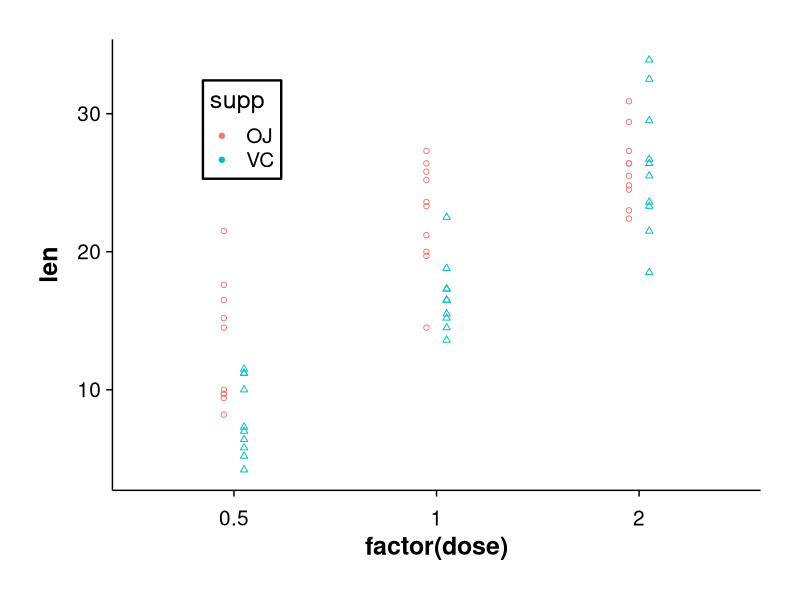
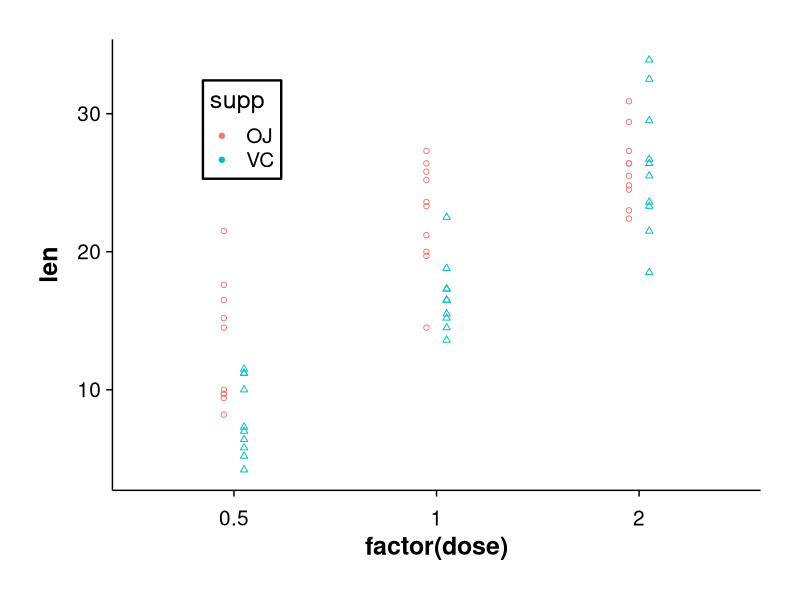
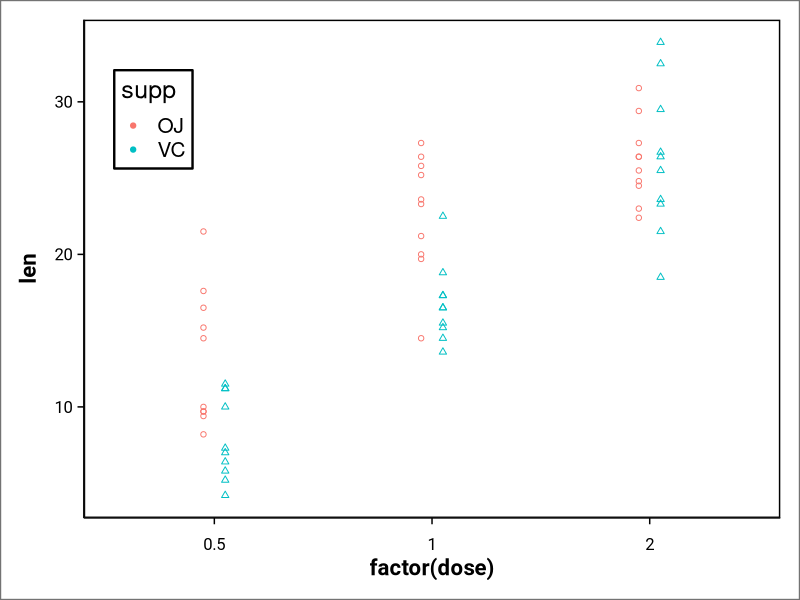
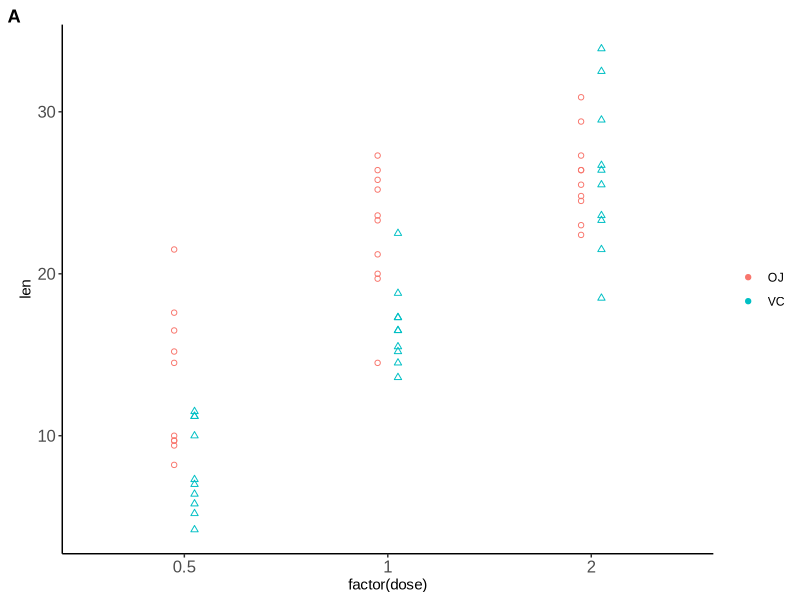

Recreate these plots in R, in order.
## ---- chunk 1

library(tidyverse)
# Set theme
  apa_theme <- theme(
    plot.margin = unit(c(1, 1, 1, 1), "cm"),
    plot.background = element_rect(fill = "white", color = NA),
    plot.title = element_text(size = 22, face = "bold",
                              hjust = 0.5,
                              margin = margin(b = 15)),
    axis.line = element_line(color = "black", size = .5),
    axis.title = element_text(size = 18, color = "black",
                              face = "bold"),
    axis.text = element_text(size = 15, color = "black"),
    axis.text.x = element_text(margin = margin(t = 10)),
    axis.title.y = element_text(margin = margin(r = 10)),
    axis.ticks = element_line(size = .5),
    panel.grid = element_blank(),
    legend.position = c(0.20, 0.8),
    legend.background = element_rect(color = "black"),
    legend.text = element_text(size = 15),
    legend.margin = margin(t = 5, l = 5, r = 5, b = 5),
    legend.key = element_rect(color = NA, fill = NA)
  )
  
  theme_set(theme_minimal(base_size = 18) +
            apa_theme)
            
## ---- chunk 2
pic <- ggplot(ToothGrowth) +
 aes(x = factor(dose), y = len, fill = supp, colour = supp) +
 geom_point(shape=ToothGrowth$supp,size = 1.5,position = position_dodge(0.2)) 
pic

pic_apa <- pic+theme_set(theme_minimal(base_size = 18) +
            apa_theme)
pic_apa
## ---- chunk 3
pic_own <- pic+theme(
    axis.title = element_text(size = 16, family = "Roboto"),
    axis.text.x = element_text(size = 12, family = "Roboto"),
    axis.text.y = element_text(size = 12, family = "Roboto"),
    plot.title = element_text(size = 20, face = "bold", color = "red2", family = "Lato"),
    plot.subtitle = element_text(size = 14, color = "blue4", family = "Lato"),
    axis.line.x = element_line(color = "gray8"),
    axis.line.y = element_line(color = "gray8"),
    panel.background = element_rect(fill = "white",color = "white"),
    panel.border = element_rect(fill = NA, size=1),
    plot.background = element_rect(fill = "white",color = "gray45"),
    legend.position = c(0.1, 0.8),
    legend.background = element_rect(fill = NA),
    legend.key = element_rect(fill = NA),
    plot.margin = unit(c(.5, .5, .5, .5), "cm")
  )
pic_own  
## ---- chunk 4
apatheme=theme_bw()+
  theme(panel.grid.major=element_blank(),
        panel.grid.minor=element_blank(),
        panel.border=element_blank(),
        axis.line=element_line(),
        text=element_text(family='Arial'),
        legend.title=element_blank(),
        axis.text.y=element_text(size = 12),
        axis.text.x=element_text(size = 12),
        plot.tag = element_text(face = "bold"))

# test apatheme version 2
pic + labs(tag="A")+theme_bw()+
  theme(panel.grid.major=element_blank(),
        panel.grid.minor=element_blank(),
        panel.border=element_blank(),
        axis.line=element_line(),
        text=element_text(family='Arial'),
        legend.title=element_blank(),
        axis.text.y=element_text(size = 12),
        axis.text.x=element_text(size = 12),
        plot.tag = element_text(face = "bold"))
